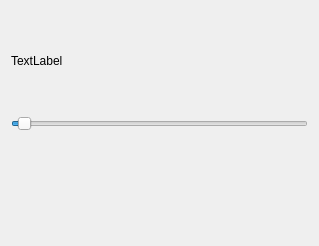
<?xml version="1.0" encoding="UTF-8"?>
<ui version="4.0">
 <class>Widget</class>
 <widget class="QWidget" name="Widget">
  <property name="geometry">
   <rect>
    <x>0</x>
    <y>0</y>
    <width>319</width>
    <height>246</height>
   </rect>
  </property>
  <property name="windowTitle">
   <string>Widget</string>
  </property>
  <layout class="QVBoxLayout" name="verticalLayout">
   <item>
    <widget class="QLabel" name="LabInfo">
     <property name="text">
      <string>TextLabel</string>
     </property>
    </widget>
   </item>
   <item>
    <widget class="QSlider" name="horizontalSlider">
     <property name="maximum">
      <number>100</number>
     </property>
     <property name="value">
      <number>2</number>
     </property>
     <property name="orientation">
      <enum>Qt::Horizontal</enum>
     </property>
    </widget>
   </item>
   <item>
    <widget class="QwBatery" name="battery">
     <property name="powerLevel">
      <number>60</number>
     </property>
    </widget>
   </item>
  </layout>
 </widget>
 <customwidgets>
  <customwidget>
   <class>QwBatery</class>
   <extends>QWidget</extends>
   <header>qwbatery.h</header>
  </customwidget>
 </customwidgets>
 <resources/>
 <connections/>
</ui>
